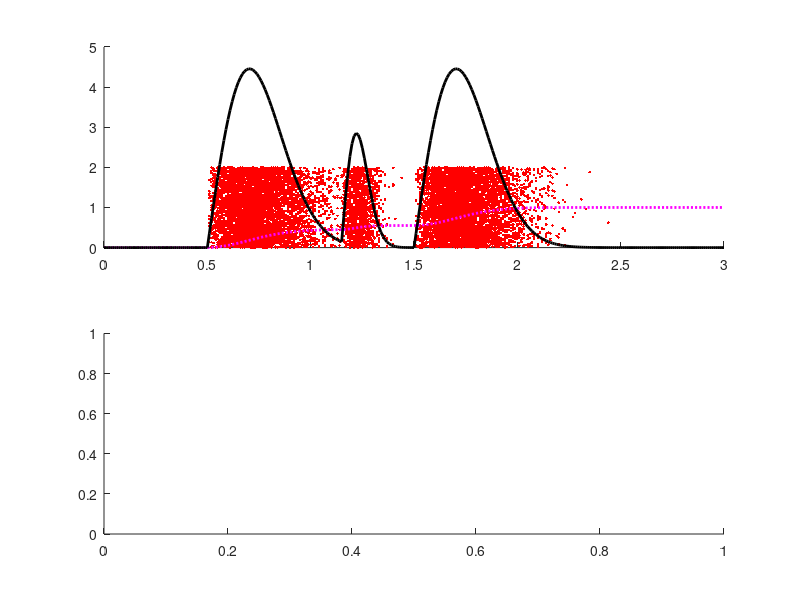

This chart was generated by the following MATLAB code: (Note: this script raises an error after producing the figure.)
function dataout = FP_multimodal_distribution

% d1 = 0.5;
% alpha1 = 12;
% 
% d2 = 1.5;
% alpha2 = 8;

d1 = 0.5;
alpha1 = 12;

d3 = 1.15;
alpha3 = 96;

d2 = 1.5;
alpha2 = 12;


t = [0:0.01:3];
B=zeros(1, length(t));

for i =1:length(t)
    ti = t(i);
    
    if ti<=d1
        B(i)=0;
        
    elseif ti>d1 & ti<=d3
        
        R1 = 9*alpha1*(ti-d1)*exp(-alpha1*((ti-d1)^2));
        R2 = 0;
        R3 =0;
        B(i)= mean([R1, R2, R3]);
        
    elseif ti>d3 & ti<=d2
        
        R1 = 9*alpha1*(ti-d1)*exp(-alpha1*((ti-d1)^2));
        R3 = 2*alpha3*(ti-d3)*exp(-alpha3*((ti-d3)^2));
        R2 = 0;
        B(i)= mean([R1, R2, R3]);
        
        
    else
        
        R1 = 9*alpha1*(ti-d1)*exp(-alpha1*((ti-d1)^2));
        R3 = 2*alpha3*(ti-d3)*exp(-alpha3*((ti-d3)^2));
        R2 = 9*alpha2*(ti-d2)*exp(-alpha2*((ti-d2)^2));
        B(i)= mean([R1, R2, R3]);
        
        
    end;
    
end;


figure; 
subplot(2, 1, 1)
hold on

% cumulative sum

BY = cumsum(B);
BY=BY/max(BY);

hold on

FPall =[];

for n =1:20  % make 10 sets of FPs
    
    fps_all = zeros(1, 600);
    
    for i=1:length(fps_all)
        
        y = sum(rand>[0 BY(1:end-1)]);
        display(num2str(t(y)))
        ty = t(y);
        fps_all(i)=ty;
    end;
    
    hold on
    FPall=[FPall fps_all];
    plot(fps_all, 2*rand(1, length(fps_all)), 'r.')
    dataout = round(fps_all*1000);
    
    sprintf('%5.0d, ', dataout);
    
    fid=fopen(['FP_multimodal' num2str(n) '.txt'],'w');
    fprintf(fid, '%d,', dataout);
    fclose(fid);true
    
end;

plot(t, BY, 'm:', 'linewidth', 2)
plot(t, B, 'k-', 'linewidth', 2)


subplot(2, 1, 2)

tbins =[0:50:3000]/1000;
tcenters = (tbins(1:end-1)+tbins(2:end))/2;
npress = histcounts(FPall, tbins);

hbar = bar(tcenters, npress);

set(gca, 'xlim', [0 3])
